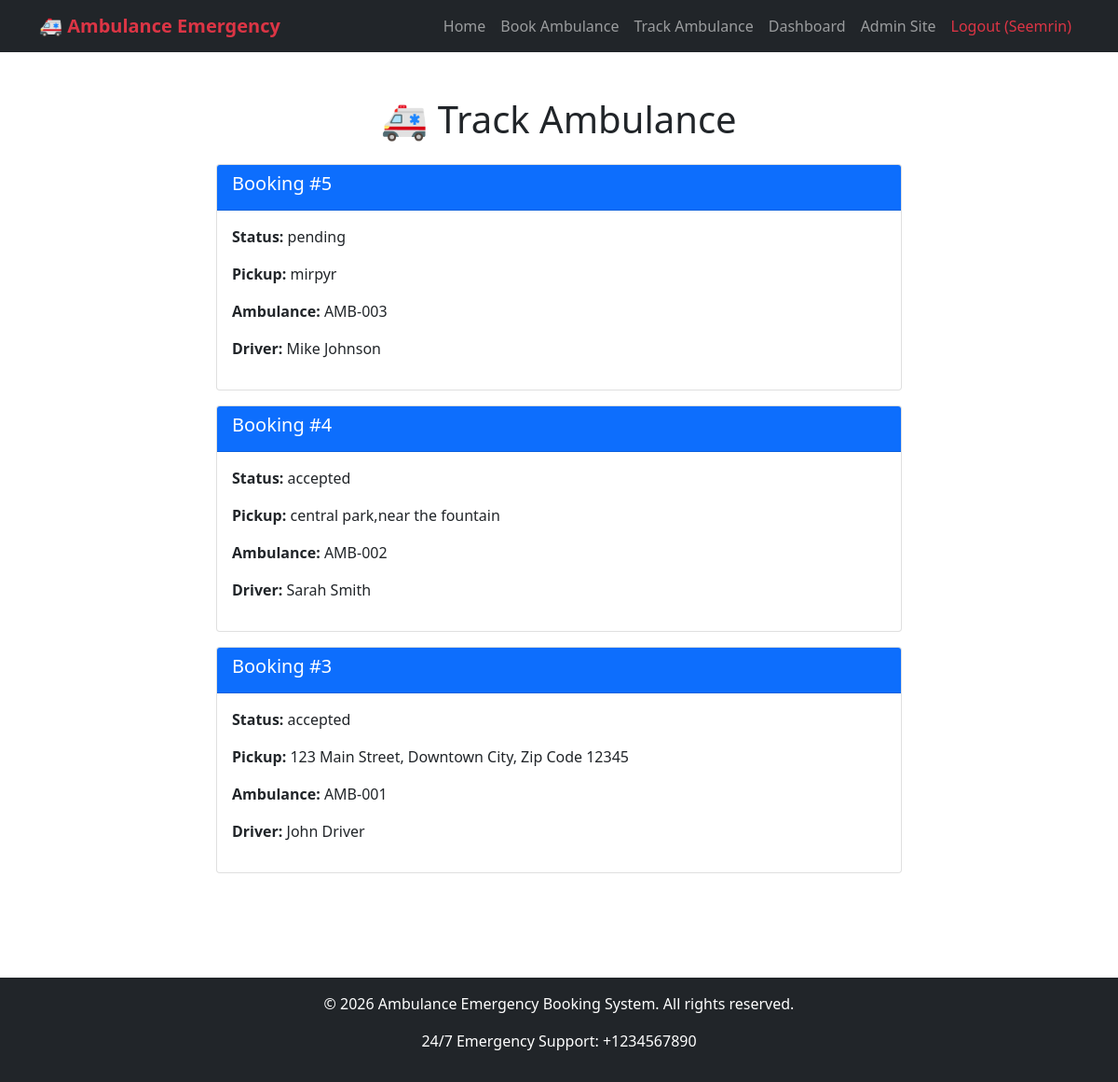
/track/ (signed in), run on the app's committed database.
### core/models.py (models this page shows, shortened)
class Booking(models.Model):
    STATUS_CHOICES = [
        ('pending', 'Pending'),
        ('accepted', 'Accepted'),
        ('en_route', 'En Route'),
        ('arrived', 'Arrived'),
        ('completed', 'Completed'),
        ('cancelled', 'Cancelled'),
    ]
    user = models.ForeignKey(User, on_delete=models.CASCADE, related_name='bookings')
    ambulance = models.ForeignKey(Ambulance, on_delete=models.SET_NULL, null=True, blank=True)
    patient_name = models.CharField(max_length=100)
    patient_age = models.IntegerField(null=True, blank=True)
    emergency_details = models.TextField()
    pickup_location = models.CharField(max_length=200)
    dropoff_location = models.CharField(max_length=200, blank=True, null=True)
    booking_time = models.DateTimeField(default=timezone.now)
    estimated_arrival = models.DateTimeField(null=True, blank=True)
    status = models.CharField(max_length=20, choices=STATUS_CHOICES, default='pending')
    current_location = models.CharField(max_length=200, blank=True, null=True)

class Ambulance(models.Model):
    AMBULANCE_TYPES = [
        ('basic', 'Basic Ambulance'),
        ('advanced', 'Advanced Ambulance'),
    ]
    STATUS_CHOICES = [
        ('available', 'Available'),
        ('on_trip', 'On Trip'),
        ('maintenance', 'Maintenance'),
    ]
    vehicle_number = models.CharField(max_length=20, unique=True)
    ambulance_type = models.CharField(max_length=20, choices=AMBULANCE_TYPES)
    driver_name = models.CharField(max_length=100)
    driver_phone = models.CharField(max_length=15)
    current_location = models.CharField(max_length=200, blank=True)
    status = models.CharField(max_length=20, choices=STATUS_CHOICES, default='available')
    last_updated = models.DateTimeField(auto_now=True)

### core/views.py (the view)
# urls.py: path('track/', views.track_ambulance, name='track_ambulance'),
@login_required
def track_ambulance(request):
    try:
        active_bookings = Booking.objects.filter(
            user=request.user,
            status__in=['pending', 'accepted', 'en_route']
        ).order_by('-booking_time')
        ambulances = Ambulance.objects.all()
        context = {
            'active_bookings': active_bookings,
            'ambulances': ambulances,
        }
        return render(request, 'core/track_ambulance.html', context)
    except Exception as e:
        return render(request, 'core/track_ambulance.html', {
            'active_bookings': [],
            'ambulances': []
        })

### core/templates/core/track_ambulance.html
{% extends 'core/base.html' %}
{% block content %}
<div class="container py-5">
    <div class="row">
        <div class="col-md-8 mx-auto">
            <h1 class="text-center mb-4">🚑 Track Ambulance</h1>
            {% if active_bookings %}
                {% for booking in active_bookings %}
                <div class="card mb-3">
                    <div class="card-header bg-primary text-white">
                        <h5>Booking #{{ booking.id }}</h5>
                    </div>
                    <div class="card-body">
                        <p><strong>Status:</strong> {{ booking.status }}</p>
                        <p><strong>Pickup:</strong> {{ booking.pickup_location }}</p>
                        {% if booking.ambulance %}
                            <p><strong>Ambulance:</strong> {{ booking.ambulance.vehicle_number }}</p>
                            <p><strong>Driver:</strong> {{ booking.ambulance.driver_name }}</p>
                        {% endif %}
                    </div>
                </div>
                {% endfor %}
            {% else %}
                <p class="text-center">No active bookings found.</p>
            {% endif %}
        </div>
    </div>
</div>
{% endblock %}

### core/templates/core/base.html (shortened to what this page needs)
<!DOCTYPE html>
<html lang="en">
<head>
    <link href="https://cdn.jsdelivr.net/npm/bootstrap@5.1.3/dist/css/bootstrap.min.css" rel="stylesheet">
</head>
<body>
<nav class="navbar navbar-expand-lg navbar-dark bg-dark">
    <div class="container">
        <a class="navbar-brand" href="{% url 'home' %}">
            🚑 Ambulance Emergency
        </a>
        <div class="collapse navbar-collapse" id="navbarNav">
            <ul class="navbar-nav ms-auto">
                <li class="nav-item">
                    <a class="nav-link" href="{% url 'home' %}">Home</a>
                </li>
                <li class="nav-item">
                    <a class="nav-link" href="{% url 'book_ambulance' %}">Book Ambulance</a>
                </li>
                <li class="nav-item">
                    <a class="nav-link" href="{% url 'track_ambulance' %}">Track Ambulance</a>
                </li>
                {% if user.is_authenticated %}
                    <li class="nav-item">
                        <a class="nav-link" href="{% url 'dashboard' %}">Dashboard</a>
                    </li>
                    <li class="nav-item">
                        <a class="nav-link" href="{% url 'admin:index' %}">Admin Site</a>
                    </li>
                    <li class="nav-item">
                        <a class="nav-link text-danger" href="{% url 'logout' %}">Logout ({{ user.username }})</a>
                    </li>
                {% endif %}
            </ul>
        </div>
    </div>
</nav>
    {% block content %}
    {% endblock %}
    <footer class="bg-dark text-white text-center py-3 mt-5">
        <div class="container">
            <p>&copy; 2026 Ambulance Emergency Booking System. All rights reserved.</p>
            <p>24/7 Emergency Support: +1234567890</p>
        </div>
    </footer>
</body>
</html>

### core/templates/core/base.html (style rules this page uses)
.navbar-brand { font-weight: bold; color: #dc3545 !important; }

### data on the page
Booking: id "5", status "pending", pickup_location "mirpyr", ambulance.vehicle_number "AMB-003", ambulance.driver_name "Mike Johnson"
Booking: id "4", status "accepted", pickup_location "central park,near the fountain", ambulance.vehicle_number "AMB-002", ambulance.driver_name "Sarah Smith"
Booking: id "3", status "accepted", pickup_location "123 Main Street, Downtown City, Zip Code 12345", ambulance.vehicle_number "AMB-001", ambulance.driver_name "John Driver"

### other printed values
{{ user.username }} "Seemrin"
